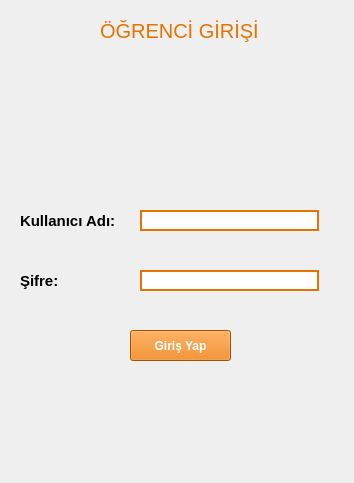
<?xml version="1.0" encoding="UTF-8"?>
<ui version="4.0">
 <class>ogrenci</class>
 <widget class="QWidget" name="ogrenci">
  <property name="geometry">
   <rect>
    <x>0</x>
    <y>0</y>
    <width>354</width>
    <height>483</height>
   </rect>
  </property>
  <property name="windowTitle">
   <string>Form</string>
  </property>
  <widget class="QLineEdit" name="ogrenci_ad">
   <property name="geometry">
    <rect>
     <x>140</x>
     <y>210</y>
     <width>179</width>
     <height>21</height>
    </rect>
   </property>
   <property name="styleSheet">
    <string notr="true">border-width:2px;
border-style:solid;
border-color: rgb(230, 115, 0);</string>
   </property>
  </widget>
  <widget class="QPushButton" name="ogrenci_giris">
   <property name="geometry">
    <rect>
     <x>130</x>
     <y>330</y>
     <width>101</width>
     <height>31</height>
    </rect>
   </property>
   <property name="font">
    <font>
     <pointsize>9</pointsize>
     <weight>75</weight>
     <bold>true</bold>
    </font>
   </property>
   <property name="styleSheet">
    <string notr="true">color:white;
background-color: rgb(230, 115, 0);</string>
   </property>
   <property name="text">
    <string>Giriş Yap</string>
   </property>
  </widget>
  <widget class="QLineEdit" name="ogrenci_sifre">
   <property name="geometry">
    <rect>
     <x>140</x>
     <y>270</y>
     <width>179</width>
     <height>21</height>
    </rect>
   </property>
   <property name="styleSheet">
    <string notr="true">border-width:2px;
border-style:solid;
border-color: rgb(230, 115, 0);</string>
   </property>
   <property name="echoMode">
    <enum>QLineEdit::Password</enum>
   </property>
  </widget>
  <widget class="QLabel" name="label_2">
   <property name="geometry">
    <rect>
     <x>20</x>
     <y>200</y>
     <width>111</width>
     <height>42</height>
    </rect>
   </property>
   <property name="font">
    <font>
     <pointsize>11</pointsize>
     <weight>75</weight>
     <bold>true</bold>
    </font>
   </property>
   <property name="text">
    <string>Kullanıcı Adı:</string>
   </property>
  </widget>
  <widget class="QLabel" name="label_3">
   <property name="geometry">
    <rect>
     <x>20</x>
     <y>260</y>
     <width>61</width>
     <height>41</height>
    </rect>
   </property>
   <property name="font">
    <font>
     <pointsize>11</pointsize>
     <weight>75</weight>
     <bold>true</bold>
    </font>
   </property>
   <property name="text">
    <string>Şifre:</string>
   </property>
  </widget>
  <widget class="QLabel" name="label">
   <property name="geometry">
    <rect>
     <x>100</x>
     <y>0</y>
     <width>189</width>
     <height>61</height>
    </rect>
   </property>
   <property name="font">
    <font>
     <pointsize>15</pointsize>
    </font>
   </property>
   <property name="styleSheet">
    <string notr="true">color:#E67300;</string>
   </property>
   <property name="text">
    <string>ÖĞRENCİ GİRİŞİ</string>
   </property>
  </widget>
  <widget class="QLabel" name="giris">
   <property name="geometry">
    <rect>
     <x>110</x>
     <y>80</y>
     <width>133</width>
     <height>111</height>
    </rect>
   </property>
   <property name="text">
    <string/>
   </property>
  </widget>
  <widget class="QLabel" name="arka_plan">
   <property name="geometry">
    <rect>
     <x>0</x>
     <y>0</y>
     <width>351</width>
     <height>481</height>
    </rect>
   </property>
   <property name="text">
    <string/>
   </property>
  </widget>
  <zorder>arka_plan</zorder>
  <zorder>ogrenci_ad</zorder>
  <zorder>ogrenci_giris</zorder>
  <zorder>ogrenci_sifre</zorder>
  <zorder>label_2</zorder>
  <zorder>label_3</zorder>
  <zorder>label</zorder>
  <zorder>giris</zorder>
 </widget>
 <resources/>
 <connections/>
</ui>
